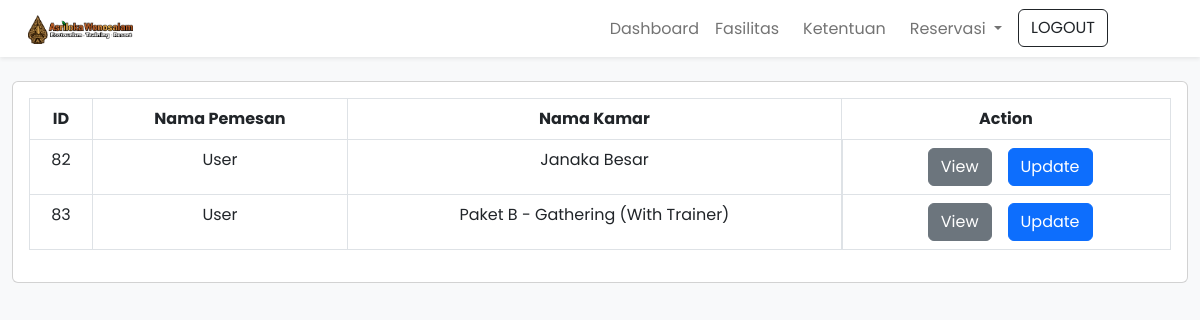
Screenshot of /admin/dashboard.php with the database file from the repository.
### tables this page shows
CREATE TABLE `booking` (
  `id` int(11) NOT NULL,
  `userId` int(11) DEFAULT NULL,
  `checkIn` datetime(3) NOT NULL,
  `checkOut` datetime(3) NOT NULL,
  `roomId` int(11) DEFAULT NULL,
  `status` enum('BOOKED','PAYED','CHECKEDIN','CHECKEDOUT','CANCELLED') DEFAULT 'BOOKED',
  `totalPrice` int(50) NOT NULL,
  `bundlingId` int(11) DEFAULT NULL,
  `paymentMethod` enum('DP','FULL') DEFAULT NULL,
  `userPayed` int(50) DEFAULT NULL,
  `pictureId` int(11) DEFAULT NULL,
  `capacity` int(11) DEFAULT NULL
);

### lib/db.php (called while the page is built, shortened)
<?php
function select($sql, $values, $datatypes)
{
    $conn = $GLOBALS['conn'];
    $auth['success'] = true;
    if ($auth['success']) {
        if ($stmt = mysqli_prepare($conn, $sql)) {
            mysqli_stmt_bind_param($stmt, $datatypes, ...$values);
            if (mysqli_stmt_execute($stmt)) {
                $res = mysqli_stmt_get_result($stmt);
                return $res;
            } else {
                mysqli_stmt_close($stmt);
                die("Query cannot be executed - Select");
            }
        } else {
            die("Query cannot be prepared - Select");
        }
    } else {
        die("Unauthorized User");
    }
}
?>

### admin/dashboard.php (the view, shortened to what this page needs)
<!DOCTYPE html>
<html lang="en">
<head>
    <?php require('inc/links.php'); ?>
</head>
<body class="bg-light">
    <?php require('inc/header.php'); ?>
    <div class="container-fluid " id=main-content>
        <div class="row">
            <div class="col-md-12">
                <div class="card mt-4">
                    <div class="card-body">
                        <div class="table-responsive">
                            <table class="table table-bordered table-hover">
                                <thead>
                                    <tr>
                                        <th class="text-center">ID</th>
                                        <th class="text-center">Nama Pemesan</th>
                                        <th class="text-center">Nama Kamar</th>
                                        <th class="text-center">Action</th>
                                    </tr>
                                </thead>
                                <tbody>
                                    <?php
                                    $sql = "SELECT * FROM booking";
                                    $res = mysqli_query($conn, $sql);
                                    while ($row = mysqli_fetch_assoc($res)) {
                                        $booking[] = $row;
                                    }
                                    if (isset($booking)) {
                                        foreach ($booking as $key => $value) {
                                            if ($value['roomId'] != null) {
                                                $sql = "SELECT * FROM room WHERE id = ?";
                                                $res = select($sql, [$value['roomId']], 'i');
                                                while ($row = mysqli_fetch_assoc($res)) {
                                                    $room[] = $row;
                                                }
                                            } else {
                                                $sql = "SELECT * FROM bundling WHERE id = ?";
                                                $res = select($sql, [$value['bundlingId']], 'i');
                                                while ($row = mysqli_fetch_assoc($res)) {
                                                    $room[] = $row;
                                                }
                                            }
                                        }
                                        foreach ($booking as $key => $value) {
                                            $sql = "SELECT * FROM user WHERE id = ?";
                                            $res = select($sql, [$value['userId']], 'i');
                                            while ($row = mysqli_fetch_assoc($res)) {
                                                $user[] = $row;
                                            }
                                        }
                                        $html = '';
                                        foreach ($booking as $key => $value) {
                                            $html .= "<tr>";
                                            $html .= "<td class='text-center'>$value[id]</td>";
                                            $html .= "<td class='text-center'>";
                                            foreach ($user as $k => $v) {
                                                if ($v['id'] == $value['userId']) {
                                                    $html .= "$v[name]";
                                                    break;
                                                }
                                            }
                                            $html .= "</td>";
                                            $html .= "<td class='text-center'>";
                                            foreach ($room as $k => $v) {
                                                if ($v['id'] == $value['roomId']) {
                                                    $html .= "$v[name]";
                                                    break;
                                                }
                                                if ($v['id'] == $value['bundlingId']) {
                                                    $html .= "$v[name]";
                                                    break;
                                                }
                                            }
                                            $html .= "</td>";
                                            $html .= "<td class='text-center d-grid gap-2 d-md-flex justify-content-md-center'>";
                                            $html .= "<button type='button' class='btn btn-secondary mx-2' data-bs-toggle='modal' data-bs-target='#viewBooking$value[id]'>View</button>";
                                            $html .= "<button type='button' class='btn btn-primary mr-2 update-button' data-bs-toggle='modal' data-bs-target='#updateModal' data-bs-id='$value[id]' data-bs-total-price='$value[totalPrice]'>Update</button>";
                                            $html .= "<div class='modal fade' id='viewBooking$value[id]' tabindex='-1' aria-labelledby='exampleModalLabel' aria-hidden='true'>";
                                            $html .= "<div class='modal-dialog modal-xl'>";
                                            $html .= "<div class='modal-content'>";
                                            $html .= "<div class='modal-header'>";
                                            $html .= "<h1 class='modal-title fs-5' id='exampleModalLabel'>Booking Details $value[id]</h1>";
                                            $html .= "<button type='button' class='btn-close' data-bs-dismiss='modal' aria-label='Close'></button>";
                                            $html .= "</div>";
                                            $html .= "<div class='modal-body'>";
                                            $html .= "<div class='table-responsive'>";
                                            $html .= "<table class='table table-bordered table-hover'>";
                                            $html .= "<thead>";
                                            $html .= "<tr>";
                                            $html .= "<th class='text-center'>Nama Kamar</th>";
                                            $html .= "<th class='text-center'>Check In</th>";
                                            $html .= "<th class='text-center'>Check Out</th>";
                                            $html .= "<th class='text-center'>Status</th>";
                                            $html .= "<th class='text-center'>Pembayaran</th>";
                                            $html .= "<th class='text-center'>Total DP</th>";
                                            $html .= "<th class='text-center'>Total Harga</th>";
                                            $html .= "<th class='text-center'>Sisa Pembayaran</th>";
                                            $html .= "<th class='text-center'>Bukti Pembayaran</th>";
                                            $html .= "<th class='text-center'>Jumlah Peserta</th>";
                                            $html .= "</tr>";
                                            $html .= "</thead>";
                                            $html .= "<tbody>";
                                            $html .= "<tr>";
                                            $html .= "<td class='text-center'>";
                                            foreach ($room as $k => $v) {
                                                if ($v['id'] == $value['roomId']) {
                                                    $html .= "$v[name]";
                                                    break;
                                                }
                                                if ($v['id'] == $value['bundlingId']) {
                                                    $html .= "$v[name]";
                                                    break;
                                                }
                                            }
                                            $html .= "</td>";
                                            $html .= "<td class='text-center'>" . date('Y-m-d', strtotime($value['checkIn'])) . "</td>";
                                            $html .= "<td class='text-center'>" . date('Y-m-d', strtotime($value['checkOut'])) . "</td>";
                                            $html .= "<td class='text-center'>$value[status]</td>";
                                            $html .= "<td class='text-center'>$value[paymentMethod]</td>";
                                            $html .= "<td class='text-center'>$value[userPayed]</td>";
                                            $html .= "<td class='text-center'>$value[totalPrice]</td>";
                                            $html .= "<td class='text-center'>" . ($value['totalPrice'] - $value['userPayed']) . "</td>";
                                            $html .= "<td class='text-center'>";
                                            if ($value['pictureId'] != null) {
                                                $sql = "SELECT * FROM picture WHERE id = ?";
                                                $res = select($sql, [$value['pictureId']], 'i');
                                                while ($row = mysqli_fetch_assoc($res)) {
                                                    $picture[] = $row;
                                                }
                                                foreach ($picture as $k => $v) {
                                                    if ($v['id'] == $value['pictureId']) {
                                                        $html .= "<img src='../assets/images/bukti_pembayaran/$v[name]' alt='$v[name]' width='100px'><br><a href='../assets/images/bukti_pembayaran/$v[name]' download='$v[name]'><i class='bi bi-download' style='font-size: 24px;'></i></a>";
                                                        break;
                                                    }
                                                }
                                            } else {
                                                $html .= "-";
                                            }
                                            $html .= "</td>";
                                            if ($value['capacity'] != null) {
                                                $html .= "<td class='text-center'>$value[capacity]</td>";
                                            } else {
                                                $html .= "<td class='text-center'>-</td>";
                                            }
                                            $html .= "</tr>";
                                            $html .= "</tbody>";
                                            $html .= "</table>";
                                            $html .= "</div>";
                                            $html .= "</div>";
                                            $html .= "</div>";
                                            $html .= "</div>";
                                            $html .= "</div>";
                                            $html .= "</td>";
                                            $html .= "</tr>";
                                        }
                                        echo $html;
                                    }
                                    ?>
                                </tbody>
                            </table>
                        </div>
                    </div>
                </div>
            </div>
        </div>
    </div>
</body>
</html>

### assets/css/common.css (style rules this page uses)
:root { --teal: #2ec1ac; --teal_hover: #279e8c; }
* { font-family: "Poppins", sans-serif; }

### rows the page displays
booking: id "82", value "User Janaka Besar"
booking: id "83", value "User Paket B - Gathering (With Trainer)"
